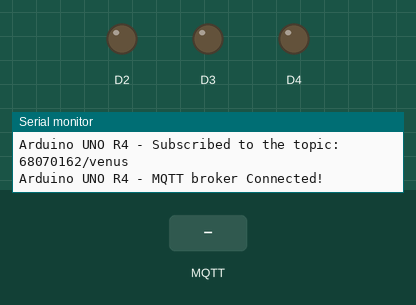
Simulated run of this sketch. Board: Arduino Uno R4 WiFi. On the bench: output pins drawn as LEDs (lit = HIGH), the last lines printed to the serial monitor. Inputs (shaded band) come from the test bench. WiFi joins after 1.5 s; servers stay silent unless stated; no MQTT or app messages arrive unless stated.

Above: at 12.7 s.
12.8 s: MQTT message "5" arrives on the first subscribed topic
At 13.8 s:
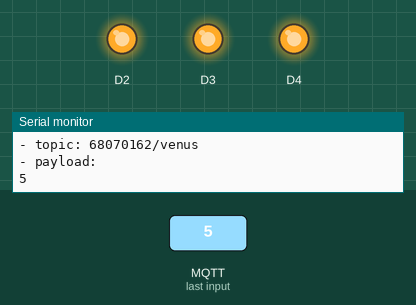
14.3 s: MQTT message "on" arrives on the first subscribed topic
15.8 s: MQTT message "off" arrives on the first subscribed topic
Timing chart, 0 to 18.8 s (numbered marks = the images above; inputs shaded):
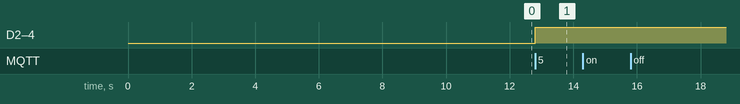

The sketch:

LED_Condition.ino
```cpp
#include <WiFiS3.h>
#include <MQTTClient.h>

const char WIFI_SSID[] = "iPhone Lavendis";     // CHANGE TO YOUR WIFI SSID
const char WIFI_PASSWORD[] = "aon12344321";  // CHANGE TO YOUR WIFI PASSWORD

const char MQTT_BROKER_ADRRESS[] = "phycom.it.kmitl.ac.th";  // CHANGE TO MQTT BROKER'S ADDRESS
//const char MQTT_BROKER_ADRRESS[] = "192.168.0.11";  // CHANGE TO MQTT BROKER'S IP ADDRESS
const int MQTT_PORT = 1883;
const char MQTT_CLIENT_ID[] = "arduino-uno-r4-Lavendis";  // CHANGE IT AS YOU DESIRE
const char MQTT_USERNAME[] = "";              // CHANGE IT IF REQUIRED, empty if not required
const char MQTT_PASSWORD[] = "";              // CHANGE IT IF REQUIRED, empty if not required

// The MQTT topics that Arduino should publish/subscribe
const char PUBLISH_TOPIC[] = "68070162/";       // CHANGE IT AS YOU DESIRE
const char SUBSCRIBE_TOPIC[] = "68070162/venus";  // CHANGE IT AS YOU DESIRE

const int PUBLISH_INTERVAL = 5000;  // 5 seconds

WiFiClient network;
MQTTClient mqtt = MQTTClient(256);

unsigned long lastPublishTime = 0;

void setup() {
  Serial.begin(9600);

  pinMode(2, OUTPUT);
  pinMode(3, OUTPUT);
  pinMode(4, OUTPUT);

  int status = WL_IDLE_STATUS;
  while (status != WL_CONNECTED) {
    Serial.print("Arduino UNO R4 - Attempting to connect to SSID: ");
    Serial.println(WIFI_SSID);
    // Connect to WPA/WPA2 network. Change this line if using open or WEP network:
    status = WiFi.begin(WIFI_SSID, WIFI_PASSWORD);

    // wait 10 seconds for connection:
    delay(10000);
  }
  // print your board's IP address:
  Serial.print("IP Address: ");
  Serial.println(WiFi.localIP());

  connectToMQTT();
}

void loop() {
  mqtt.loop();

  // ตรวจสอบการเชื่อมต่อ MQTT และ Reconnect หากหลุด
  if (!mqtt.connected()) {
    connectToMQTT();
  }

  if (millis() - lastPublishTime > PUBLISH_INTERVAL) {
    sendToMQTT();
    lastPublishTime = millis();
  }
}

void connectToMQTT() {
  // Connect to the MQTT broker
  mqtt.begin(MQTT_BROKER_ADRRESS, MQTT_PORT, network);

  // Create a handler for incoming messages
  mqtt.onMessage(messageReceived);

  Serial.print("Arduino UNO R4 - Connecting to MQTT broker");

  while (!mqtt.connect(MQTT_CLIENT_ID, MQTT_USERNAME, MQTT_PASSWORD)) {
    Serial.print(".");
    delay(100);
  }
  Serial.println();

  if (!mqtt.connected()) {
    Serial.println("Arduino UNO R4 - MQTT broker Timeout!");
    return;
  }

  // Subscribe to a topic, the incoming messages are processed by messageHandler() function
  if (mqtt.subscribe(SUBSCRIBE_TOPIC))
    Serial.print("Arduino UNO R4 - Subscribed to the topic: ");
  else
    Serial.print("Arduino UNO R4 - Failed to subscribe to the topic: ");

  Serial.println(SUBSCRIBE_TOPIC);
  Serial.println("Arduino UNO R4 - MQTT broker Connected!");
}

void sendToMQTT() {

  // int val = millis()/1000;
  // //int val = analogRead(A0);
  // String val_str = String(val);
  // char messageBuffer[10];
  // val_str.toCharArray(messageBuffer, 10);
  // mqtt.publish(PUBLISH_TOPIC, messageBuffer);

  // Serial.println("Arduino UNO R4 - sent to MQTT:");
  // Serial.print("- topic: ");
  // Serial.println(PUBLISH_TOPIC);
  // Serial.print("- payload:");
  // Serial.println(messageBuffer);
}

void messageReceived(String &topic, String &payload) {
  Serial.println("Arduino UNO R4 - received from MQTT:");
  Serial.println("- topic: " + topic);
  Serial.println("- payload:");
  Serial.println(payload);

  int num = payload.toInt();

  if (num >= 36 && num <= 50) {
    digitalWrite(2, LOW);   // Red ON
    digitalWrite(3, HIGH);  // Blue OFF
    digitalWrite(4, HIGH);  // Green OFF
  }
  // 26 - 35 -> LED สีฟ้า
  else if (num >= 26 && num <= 35) {
    digitalWrite(2, HIGH);  // Red OFF
    digitalWrite(3, LOW);   // Blue ON
    digitalWrite(4, HIGH);  // Green OFF
  }
  // 10 - 25 -> LED สีเขียว
  else if (num >= 10 && num <= 25) {
    digitalWrite(2, HIGH);  // Red OFF
    digitalWrite(3, HIGH);  // Blue OFF
    digitalWrite(4, LOW);   // Green ON
  }
  // นอกเหนือจากช่วง 10-50 ให้ปิดไฟทั้งหมด
  else {
    digitalWrite(2, HIGH);  // Red OFF
    digitalWrite(3, HIGH);  // Blue OFF
    digitalWrite(4, HIGH);  // Green OFF
  }
}
```

Measured:
- after the input at 12.8 s, D2–4: LOW → HIGH at once
